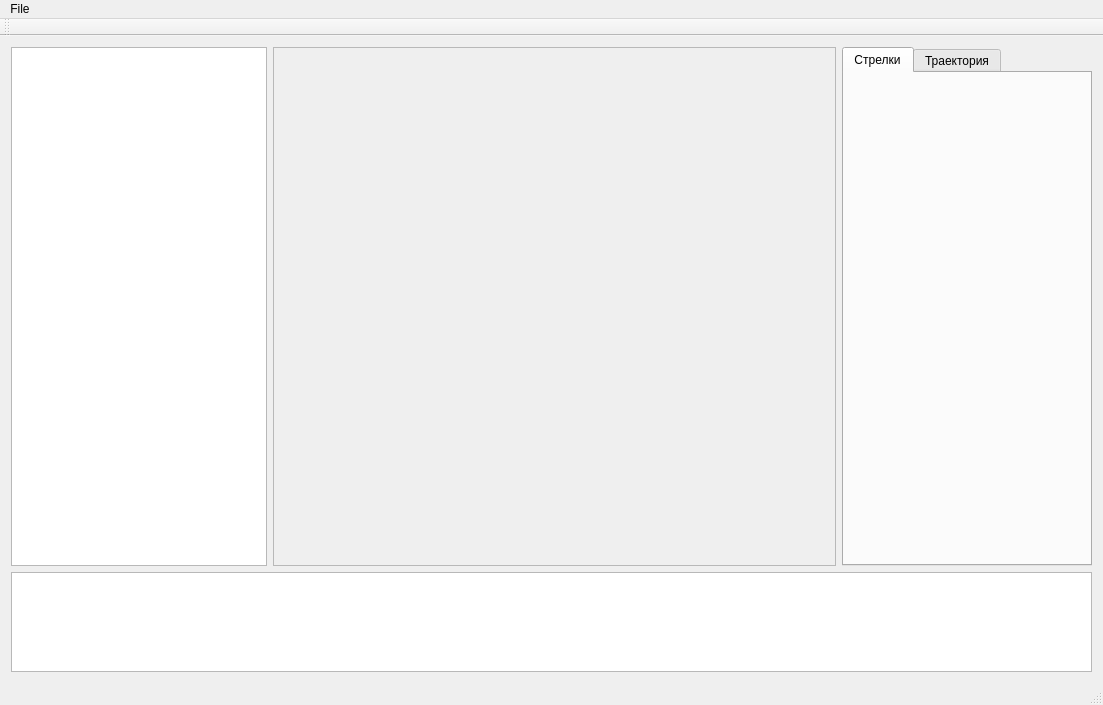
<?xml version="1.0" encoding="UTF-8"?>
<ui version="4.0">
 <class>MainWindow</class>
 <widget class="QMainWindow" name="MainWindow">
  <property name="geometry">
   <rect>
    <x>0</x>
    <y>0</y>
    <width>1103</width>
    <height>705</height>
   </rect>
  </property>
  <property name="windowTitle">
   <string>MainWindow</string>
  </property>
  <widget class="QWidget" name="centralWidget">
   <layout class="QGridLayout" name="gridLayout_3">
    <item row="0" column="0">
     <layout class="QGridLayout" name="gridLayout">
      <item row="0" column="0">
       <layout class="QVBoxLayout" name="verticalLayout">
        <item>
         <layout class="QHBoxLayout" name="horizontalLayout">
          <item>
           <widget class="QListWidget" name="listWidget_2">
            <property name="sizePolicy">
             <sizepolicy hsizetype="Fixed" vsizetype="Expanding">
              <horstretch>0</horstretch>
              <verstretch>0</verstretch>
             </sizepolicy>
            </property>
            <property name="minimumSize">
             <size>
              <width>250</width>
              <height>0</height>
             </size>
            </property>
           </widget>
          </item>
          <item>
           <widget class="QFrame" name="frame">
            <property name="minimumSize">
             <size>
              <width>500</width>
              <height>500</height>
             </size>
            </property>
            <property name="frameShape">
             <enum>QFrame::StyledPanel</enum>
            </property>
            <property name="frameShadow">
             <enum>QFrame::Raised</enum>
            </property>
           </widget>
          </item>
          <item>
           <widget class="QTabWidget" name="tabWidget">
            <property name="sizePolicy">
             <sizepolicy hsizetype="Expanding" vsizetype="Expanding">
              <horstretch>0</horstretch>
              <verstretch>0</verstretch>
             </sizepolicy>
            </property>
            <property name="minimumSize">
             <size>
              <width>250</width>
              <height>0</height>
             </size>
            </property>
            <property name="maximumSize">
             <size>
              <width>250</width>
              <height>16777215</height>
             </size>
            </property>
            <property name="currentIndex">
             <number>0</number>
            </property>
            <widget class="QWidget" name="tab_3">
             <attribute name="title">
              <string>Стрелки</string>
             </attribute>
            </widget>
            <widget class="QWidget" name="tab_4">
             <attribute name="title">
              <string>Траектория</string>
             </attribute>
            </widget>
           </widget>
          </item>
         </layout>
        </item>
        <item>
         <widget class="QListWidget" name="listWidget">
          <property name="sizePolicy">
           <sizepolicy hsizetype="Expanding" vsizetype="Expanding">
            <horstretch>0</horstretch>
            <verstretch>0</verstretch>
           </sizepolicy>
          </property>
          <property name="maximumSize">
           <size>
            <width>16777215</width>
            <height>100</height>
           </size>
          </property>
         </widget>
        </item>
       </layout>
      </item>
     </layout>
    </item>
   </layout>
  </widget>
  <widget class="QMenuBar" name="menuBar">
   <property name="geometry">
    <rect>
     <x>0</x>
     <y>0</y>
     <width>1103</width>
     <height>28</height>
    </rect>
   </property>
   <widget class="QMenu" name="menuFile">
    <property name="title">
     <string>File</string>
    </property>
    <addaction name="actionOpen"/>
    <addaction name="actionSave"/>
    <addaction name="separator"/>
    <addaction name="actionImport_ZDS_route"/>
    <addaction name="separator"/>
    <addaction name="actionQuit"/>
   </widget>
   <addaction name="menuFile"/>
  </widget>
  <widget class="QToolBar" name="mainToolBar">
   <attribute name="toolBarArea">
    <enum>TopToolBarArea</enum>
   </attribute>
   <attribute name="toolBarBreak">
    <bool>false</bool>
   </attribute>
  </widget>
  <widget class="QStatusBar" name="statusBar"/>
  <action name="actionOpen">
   <property name="text">
    <string>Open</string>
   </property>
   <property name="shortcut">
    <string>Ctrl+O</string>
   </property>
  </action>
  <action name="actionSave">
   <property name="text">
    <string>Save</string>
   </property>
   <property name="shortcut">
    <string>Ctrl+S</string>
   </property>
  </action>
  <action name="actionImport_ZDS_route">
   <property name="text">
    <string>Import ZDS route</string>
   </property>
   <property name="shortcut">
    <string>Ctrl+I</string>
   </property>
  </action>
  <action name="actionQuit">
   <property name="text">
    <string>Quit</string>
   </property>
   <property name="shortcut">
    <string>Ctrl+Q</string>
   </property>
  </action>
 </widget>
 <layoutdefault spacing="6" margin="11"/>
 <resources/>
 <connections/>
</ui>
